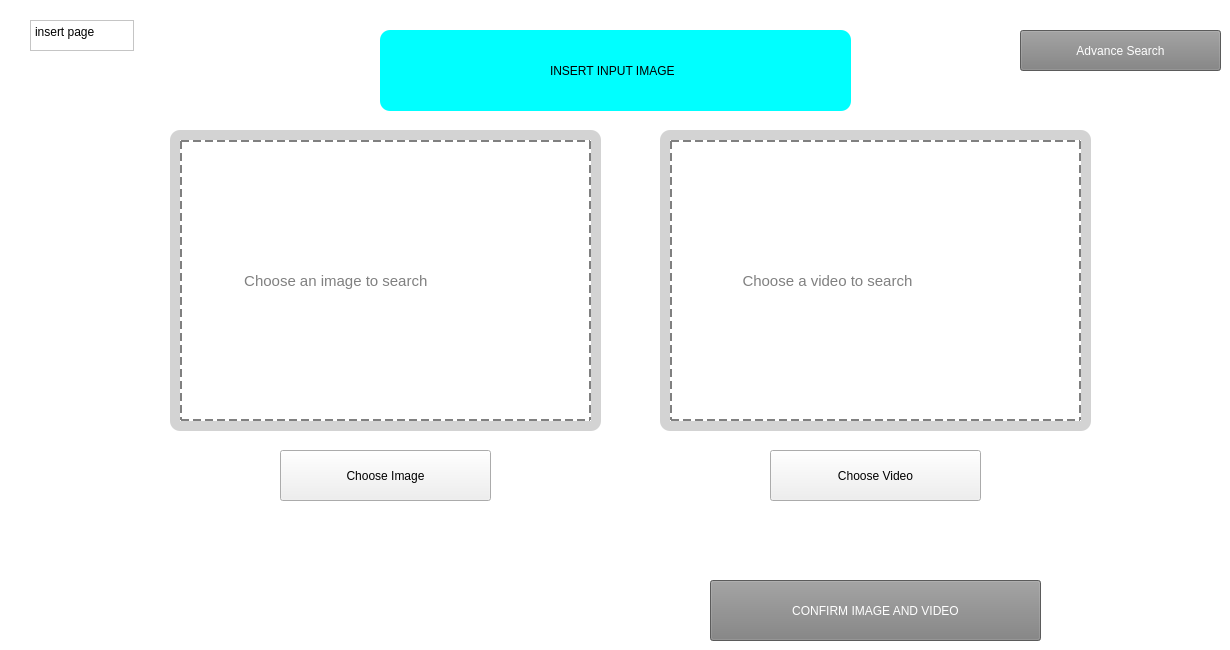
    <widget class="QWidget" name="insert_page">
     <property name="acceptDrops">
      <bool>true</bool>
     </property>
     <property name="styleSheet">
      <string notr="true">background-color:white</string>
     </property>
     <widget class="QPushButton" name="btn_chooseImage">
      <property name="geometry">
       <rect>
        <x>280</x>
        <y>450</y>
        <width>211</width>
        <height>51</height>
       </rect>
      </property>
      <property name="styleSheet">
       <string notr="true">font: 12pt &quot;Arial Rounded MT Bold&quot;, &quot;Arial&quot;;
background-color: none;</string>
      </property>
      <property name="text">
       <string>Choose Image</string>
      </property>
     </widget>
     <widget class="QFrame" name="frame_dragDrop">
      <property name="geometry">
       <rect>
        <x>170</x>
        <y>130</y>
        <width>431</width>
        <height>301</height>
       </rect>
      </property>
      <property name="acceptDrops">
       <bool>true</bool>
      </property>
      <property name="styleSheet">
       <string notr="true">background-color:lightgray;
border-radius: 10px;</string>
      </property>
      <property name="frameShape">
       <enum>QFrame::StyledPanel</enum>
      </property>
      <property name="frameShadow">
       <enum>QFrame::Raised</enum>
      </property>
      <widget class="QLabel" name="insertPage_cartoonImage">
       <property name="geometry">
        <rect>
         <x>10</x>
         <y>10</y>
         <width>411</width>
         <height>281</height>
        </rect>
       </property>
       <property name="acceptDrops">
        <bool>true</bool>
       </property>
       <property name="autoFillBackground">
        <bool>false</bool>
       </property>
       <property name="styleSheet">
        <string notr="true">background-color:white;
border-radius: 0;
border: 2px dashed gray;
font-size: 11pt;
color: gray;</string>
       </property>
       <property name="text">
        <string>              Choose an image to search</string>
       </property>
       <property name="scaledContents">
        <bool>true</bool>
       </property>
      </widget>
     </widget>
     <widget class="QPlainTextEdit" name="text1">
      <property name="geometry">
       <rect>
        <x>30</x>
        <y>20</y>
        <width>104</width>
        <height>31</height>
       </rect>
      </property>
      <property name="plainText">
       <string>insert page</string>
      </property>
     </widget>
     <widget class="QPushButton" name="btn_confirmImageVideo">
      <property name="geometry">
       <rect>
        <x>710</x>
        <y>580</y>
        <width>331</width>
        <height>61</height>
       </rect>
      </property>
      <property name="styleSheet">
       <string notr="true">background-color:gray;
font: 12pt &quot;Shiny Signature&quot;, &quot;Arial&quot;;
color: white;
</string>
      </property>
      <property name="text">
       <string>CONFIRM IMAGE AND VIDEO</string>
      </property>
     </widget>
     <widget class="QFrame" name="frame_dragDrop_2">
      <property name="geometry">
       <rect>
        <x>660</x>
        <y>130</y>
        <width>431</width>
        <height>301</height>
       </rect>
      </property>
      <property name="acceptDrops">
       <bool>true</bool>
      </property>
      <property name="styleSheet">
       <string notr="true">background-color:lightgray;
border-radius: 10px;</string>
      </property>
      <property name="frameShape">
       <enum>QFrame::StyledPanel</enum>
      </property>
      <property name="frameShadow">
       <enum>QFrame::Raised</enum>
      </property>
      <widget class="QLabel" name="insertPage_cartoonVideo">
       <property name="geometry">
        <rect>
         <x>10</x>
         <y>10</y>
         <width>411</width>
         <height>281</height>
        </rect>
       </property>
       <property name="acceptDrops">
        <bool>true</bool>
       </property>
       <property name="autoFillBackground">
        <bool>false</bool>
       </property>
       <property name="styleSheet">
        <string notr="true">background-color:white;
border-radius: 0;
border: 2px dashed gray;
font-size: 11pt;
color: gray;</string>
       </property>
       <property name="text">
        <string>                Choose a video to search</string>
       </property>
       <property name="scaledContents">
        <bool>true</bool>
       </property>
      </widget>
     </widget>
     <widget class="QPushButton" name="btn_chooseVideo">
      <property name="geometry">
       <rect>
        <x>770</x>
        <y>450</y>
        <width>211</width>
        <height>51</height>
       </rect>
      </property>
      <property name="styleSheet">
       <string notr="true">font: 12pt &quot;Arial Rounded MT Bold&quot;, &quot;Arial&quot;;
background-color: none;</string>
      </property>
      <property name="text">
       <string>Choose Video</string>
      </property>
     </widget>
     <widget class="QPushButton" name="btn_advanceSearch">
      <property name="geometry">
       <rect>
        <x>1020</x>
        <y>30</y>
        <width>201</width>
        <height>41</height>
       </rect>
      </property>
      <property name="styleSheet">
       <string notr="true">background-color:gray;
font: 12pt &quot;Arial Rounded MT Bold&quot;, &quot;Arial&quot;;
color: white;
</string>
      </property>
      <property name="text">
       <string>Advance Search</string>
      </property>
     </widget>
     <widget class="QFrame" name="frame_dragDrop_7">
      <property name="geometry">
       <rect>
        <x>380</x>
        <y>30</y>
        <width>471</width>
        <height>81</height>
       </rect>
      </property>
      <property name="acceptDrops">
       <bool>true</bool>
      </property>
      <property name="styleSheet">
       <string notr="true">background-color:cyan;
border-radius: 10px;</string>
      </property>
      <property name="frameShape">
       <enum>QFrame::StyledPanel</enum>
      </property>
      <property name="frameShadow">
       <enum>QFrame::Raised</enum>
      </property>
      <widget class="QLabel" name="label_12">
       <property name="geometry">
        <rect>
         <x>170</x>
         <y>20</y>
         <width>261</width>
         <height>41</height>
        </rect>
       </property>
       <property name="styleSheet">
        <string notr="true">font: 14pt &quot;Shiny Signature&quot;, &quot;Arial&quot;;
</string>
       </property>
       <property name="text">
        <string>INSERT INPUT IMAGE</string>
       </property>
      </widget>
      <widget class="QLabel" name="label_2">
       <property name="geometry">
        <rect>
         <x>10</x>
         <y>0</y>
         <width>141</width>
         <height>81</height>
        </rect>
       </property>
       <property name="text">
        <string/>
       </property>
       <property name="pixmap">
        <pixmap>../../../../Pictures/we bare bear sticker medium.png</pixmap>
       </property>
       <property name="scaledContents">
        <bool>true</bool>
       </property>
      </widget>
     </widget>
     <zorder>frame_dragDrop_7</zorder>
     <zorder>btn_chooseImage</zorder>
     <zorder>frame_dragDrop</zorder>
     <zorder>btn_confirmImageVideo</zorder>
     <zorder>frame_dragDrop_2</zorder>
     <zorder>btn_chooseVideo</zorder>
     <zorder>btn_advanceSearch</zorder>
     <zorder>text1</zorder>
    </widget>
